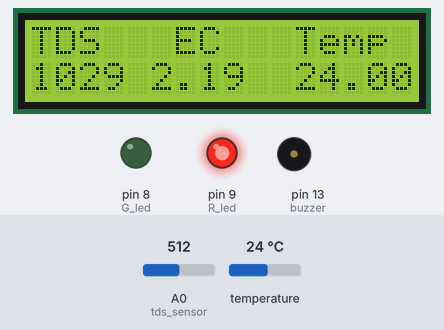
This sketch was run on a simulated Arduino Uno, built with avr-gcc and run on an emulated ATmega328P. Shown: 16×2 character LCD, output pins drawn as LEDs (lit = HIGH), buzzer (waves = sounding, pin HIGH). Wiring (inferred from the names in the program): DS18B20 sensor: data A5. The test bench sets the inputs (shaded band); at power-on: temperature 24 °C, A0 (tds_sensor) = 512.

Above: at 2.4 s.
3.3 s: temperature set to 36.7 °C
At 3.86 s:
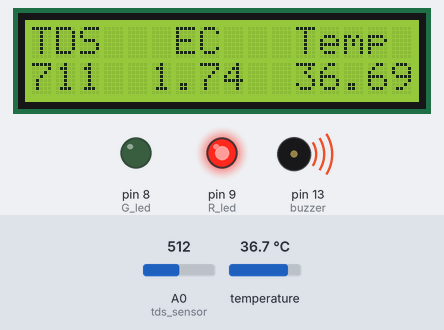
5.2 s: temperature set to 38.1 °C
At 5.7 s:
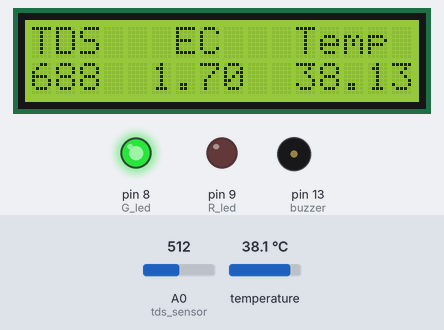
6.8 s: A0 (tds_sensor) set to 537
At 7.04 s:
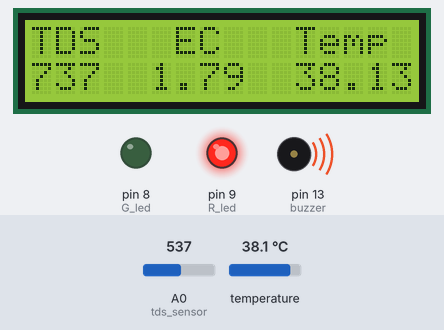
8.3 s: A0 (tds_sensor) set to 511
At 9.7 s:
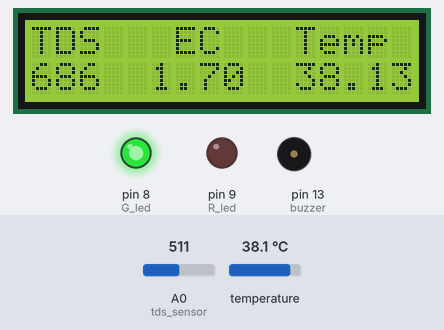
10.0 s: temperature set to 12 °C
At 10.22 s:
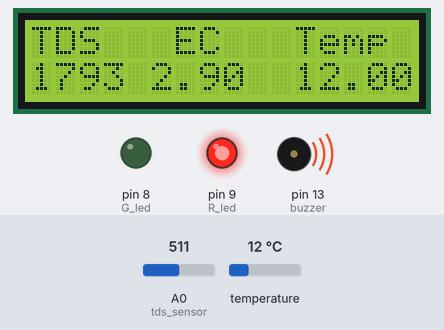
11.5 s: A0 (tds_sensor) set to 710
At 11.86 s:
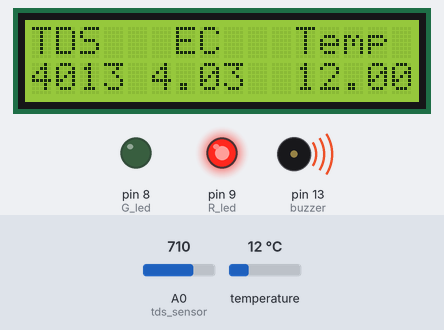
Timing chart, 0 to 14.2 s (numbered marks = the images above; inputs shaded):
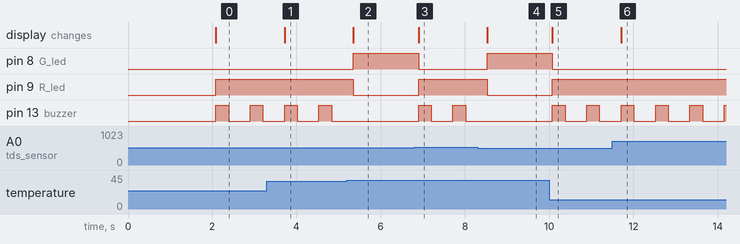

Measured:
- the behaviour switches between 37.3 and 37.4 °C on temperature (found by bisection; images 1 and 2)
- the behaviour switches between 518 and 519 on A0 (tds_sensor) (found by bisection; images 2 and 3)
- after the input at 3.3 s, the display: changes after 0.42 s (image 1)
- after the input at 5.2 s, pin 8 (G_led): LOW → HIGH after 0.15 s; pin 9 (R_led): HIGH → LOW after 0.15 s; pin 13 (buzzer): stops changing and stays LOW; the display: changes after 0.15 s (image 2)
- after the input at 6.8 s, pin 8 (G_led): HIGH → LOW after 0.10 s; pin 9 (R_led): LOW → HIGH after 0.10 s; pin 13 (buzzer): alternates HIGH for 0.30 s and LOW for 0.52 s, starting after 0.10 s; the display: changes after 0.10 s (image 3)
- after the input at 8.3 s, pin 8 (G_led): LOW → HIGH after 0.23 s; pin 9 (R_led): HIGH → LOW after 0.23 s; pin 13 (buzzer): stops changing and stays LOW; the display: changes after 0.23 s (image 4)
- after the input at 10.0 s, pin 8 (G_led): HIGH → LOW after 0.08 s; pin 9 (R_led): LOW → HIGH after 0.08 s; pin 13 (buzzer): alternates HIGH for 0.30 s and LOW for 0.52 s, starting after 0.08 s; the display: changes after 0.08 s (image 5)
- after the input at 11.5 s, the display: changes after 0.21 s (image 6)

The sketch:

TDS_Meter_with_Temperature_TDS_Sensor.ino
```cpp
/*
 * ============================================================
 *  Arduino TDS Salinity Sensor — With Temperature Compensation
 * ============================================================
 *  Project:    Water Quality Assessment Using Arduino-Driven
 *              Salinity Sensor
 *  Course:     ME 5840 - Advanced Experimental Methods
 *  School:     California State University, Los Angeles
 *  Authors:    Syed Ali Hassan, Sagar Timbadiya,
 *              Chirag Patel, Sujeeth P.K
 *  Date:       May 14, 2025
 * ============================================================
 *
 *  DESCRIPTION:
 *  Improved version of the TDS sensor with real-time temperature
 *  compensation using a DS18B20 temperature sensor. Reads TDS
 *  (Total Dissolved Solids) in ppm from a Keystudio conductivity
 *  probe, compensates for water temperature, and displays TDS,
 *  EC, and live temperature on a 16x2 LCD.
 *  Triggers a red LED and buzzer alert if readings fall outside
 *  the safe range (50–700 ppm).
 *
 *  HARDWARE:
 *  - Arduino Uno
 *  - Keystudio TDS/EC probe (analog)
 *  - DS18B20 Temperature Sensor (1-Wire, no library needed)
 *  - 16x2 LCD Display
 *  - Green LED (safe indicator)
 *  - Red LED + Buzzer (out-of-range alert)
 *  - 9V Battery
 *
 *  PIN CONNECTIONS:
 *  - A0  → TDS Sensor Signal
 *  - A5  → DS18B20 Temperature Sensor (1-Wire)
 *  - 2–7 → LCD (RS, EN, D4, D5, D6, D7)
 *  - 8   → Green LED
 *  - 9   → Red LED
 *  - 13  → Buzzer
 *
 *  LIBRARY REQUIRED:
 *  - LiquidCrystal.h (built into Arduino IDE)
 *  Note: DS18B20 is driven manually via 1-Wire protocol
 *        (no external library needed)
 * ============================================================
 */

#include <LiquidCrystal.h>

// --- LCD Pin Configuration ---
LiquidCrystal lcd(2, 3, 4, 5, 6, 7);  // RS, EN, D4, D5, D6, D7

// --- Pin Definitions ---
#define tds_sensor   A0   // TDS probe analog input
#define DS18B20_PIN  A5   // DS18B20 temperature sensor (1-Wire)
#define G_led        8    // Green LED (safe range)
#define R_led        9    // Red LED (out of range)
#define buzzer       13   // Buzzer (out of range alert)

// --- Sensor Calibration Settings ---
float aref          = 4.3;  // Arduino analog reference voltage (V)
float ecCalibration = 1.0;  // EC calibration factor (adjust during calibration)

// --- Sensor Variables ---
float ec         = 0;    // Electrical conductivity value
unsigned int tds = 0;    // TDS value in ppm

// --- Temperature Variables ---
int   raw_temp   = 0;    // Raw temperature reading from DS18B20
float waterTemp  = 0;    // Converted temperature in °C

// ============================================================
//  DS18B20 1-Wire Protocol Functions (no library needed)
// ============================================================

// Send reset pulse and check if DS18B20 is present
bool ds18b20_start() {
  bool ret = 0;
  digitalWrite(DS18B20_PIN, LOW);       // Pull line LOW to reset
  pinMode(DS18B20_PIN, OUTPUT);
  delayMicroseconds(500);               // Hold LOW for 500µs
  pinMode(DS18B20_PIN, INPUT);          // Release line
  delayMicroseconds(100);               // Wait for sensor response
  if (!digitalRead(DS18B20_PIN)) {
    ret = 1;                            // Sensor pulled line LOW = present
    delayMicroseconds(400);             // Wait for presence pulse to finish
  }
  return ret;
}

// Write a single bit to the DS18B20
void ds18b20_write_bit(bool value) {
  digitalWrite(DS18B20_PIN, LOW);
  pinMode(DS18B20_PIN, OUTPUT);
  delayMicroseconds(2);
  digitalWrite(DS18B20_PIN, value);
  delayMicroseconds(80);
  pinMode(DS18B20_PIN, INPUT);
  delayMicroseconds(2);
}

// Write a full byte to the DS18B20 (LSB first)
void ds18b20_write_byte(byte value) {
  for (byte i = 0; i < 8; i++)
    ds18b20_write_bit(bitRead(value, i));
}

// Read a single bit from the DS18B20
bool ds18b20_read_bit() {
  bool value;
  digitalWrite(DS18B20_PIN, LOW);
  pinMode(DS18B20_PIN, OUTPUT);
  delayMicroseconds(2);
  pinMode(DS18B20_PIN, INPUT);          // Release line for sensor to respond
  delayMicroseconds(5);
  value = digitalRead(DS18B20_PIN);
  delayMicroseconds(100);
  return value;
}

// Read a full byte from the DS18B20 (LSB first)
byte ds18b20_read_byte() {
  byte value = 0;
  for (byte i = 0; i < 8; i++)
    bitWrite(value, i, ds18b20_read_bit());
  return value;
}

// Full temperature read sequence:
// Start conversion → wait → read scratchpad → return raw temp
bool ds18b20_read(int *raw_temp_value) {
  if (!ds18b20_start()) return 0;       // Reset; return 0 if no sensor found
  ds18b20_write_byte(0xCC);             // Skip ROM (only one sensor on bus)
  ds18b20_write_byte(0x44);             // Start temperature conversion
  while (ds18b20_read_byte() == 0);     // Wait until conversion is complete

  if (!ds18b20_start()) return 0;       // Reset again to read result
  ds18b20_write_byte(0xCC);             // Skip ROM
  ds18b20_write_byte(0xBE);             // Read scratchpad (temperature data)

  // Read 2 bytes (LSB and MSB) and combine into 16-bit raw value
  *raw_temp_value  = ds18b20_read_byte();
  *raw_temp_value |= (unsigned int)(ds18b20_read_byte() << 8);
  return 1;                             // Success
}

// ============================================================
void setup() {
  pinMode(tds_sensor, INPUT);
  pinMode(R_led, OUTPUT);
  pinMode(G_led, OUTPUT);
  pinMode(buzzer, OUTPUT);

  // Show welcome message on LCD
  lcd.begin(16, 2);
  lcd.clear();
  lcd.setCursor(0, 0);
  lcd.print("   Welcome To   ");
  lcd.setCursor(0, 1);
  lcd.print("TDS & Temp Meter");
  delay(2000);
  lcd.clear();
}

// ============================================================
void loop() {

  // --- Step 1: Read live temperature from DS18B20 ---
  if (ds18b20_read(&raw_temp)) {
    waterTemp = (float)raw_temp / 16.0;  // Convert raw to °C (raw / 16)
  }

  // --- Step 2: Read raw analog voltage from TDS sensor ---
  float rawEc = analogRead(tds_sensor) * aref / 1024.0;

  // --- Step 3: Apply real-time temperature compensation ---
  // Formula: compensated EC = raw EC / (1 + 0.02 * (T - 25))
  float temperatureCoefficient = 1.0 + 0.02 * (waterTemp - 25.0);
  ec = (rawEc / temperatureCoefficient) * ecCalibration;

  // --- Step 4: Convert EC to TDS (ppm) ---
  tds = (133.42 * pow(ec, 3) - 255.86 * ec * ec + 857.39 * ec) * 0.5;

  // --- Step 5: Display readings on LCD ---
  lcd.clear();
  lcd.setCursor(0, 0);
  lcd.print("TDS   EC   Temp");   // Header row
  lcd.setCursor(0, 1);
  lcd.print(tds);                 // TDS in ppm
  lcd.setCursor(5, 1);
  lcd.print(ec, 2);               // EC with 2 decimal places
  lcd.setCursor(11, 1);
  lcd.print(waterTemp, 2);        // Live temperature in °C

  // --- Step 6: Check safe range and trigger alerts ---
  if (tds < 50 || tds > 700) {
    digitalWrite(buzzer, HIGH);   // Sound buzzer
    digitalWrite(G_led, LOW);    // Turn off green LED
    digitalWrite(R_led, HIGH);   // Turn on red LED
    delay(300);
  } else {
    digitalWrite(G_led, HIGH);   // Turn on green LED (safe)
    digitalWrite(R_led, LOW);    // Turn off red LED
  }

  digitalWrite(buzzer, LOW);     // Ensure buzzer is off after delay
  delay(500);                    // Wait 500ms before next reading
}
```
